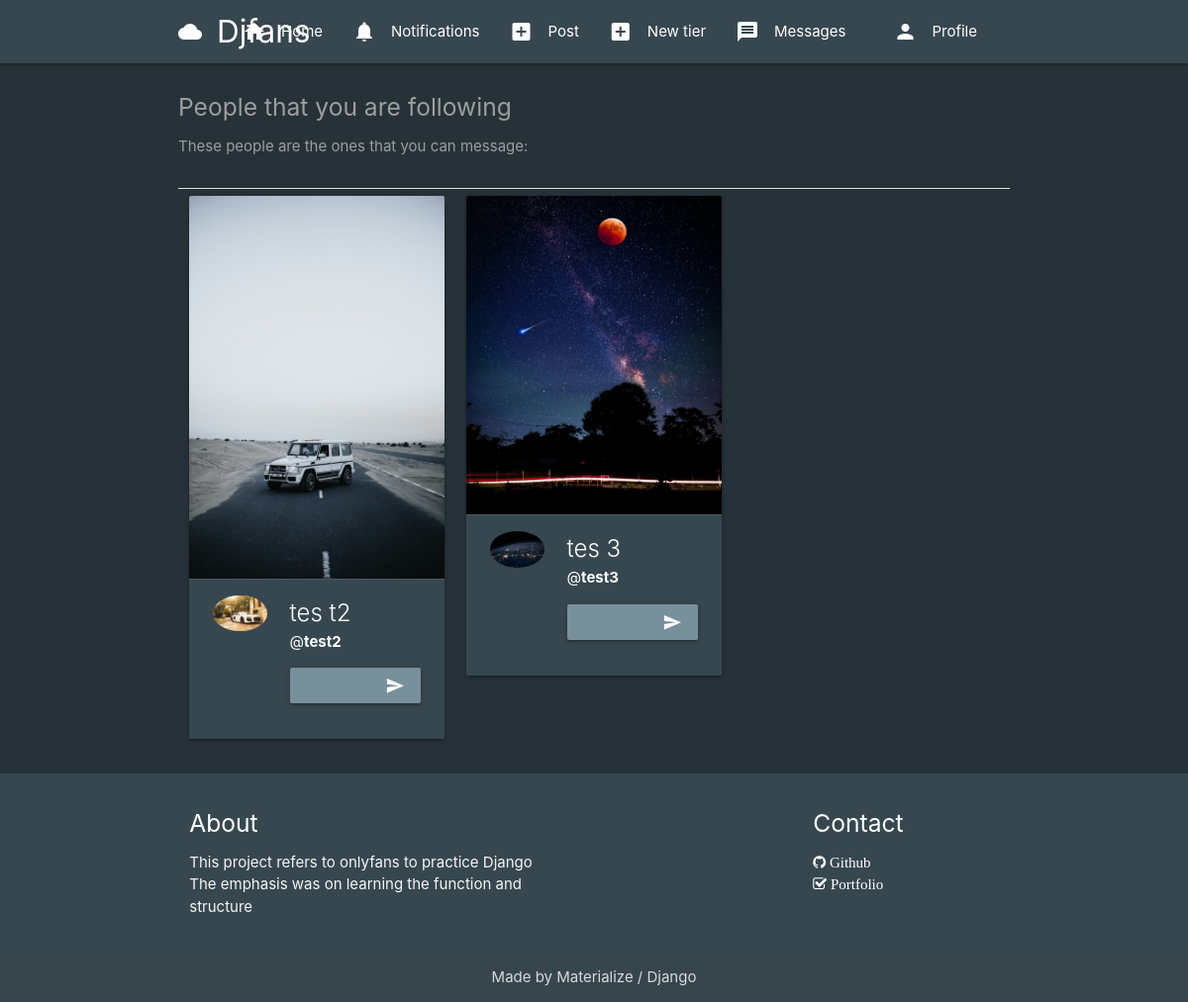
The page /messages/start/ (signed in) on the database its author committed.
### tier/models.py (models this page shows, shortened)
class Subscription(models.Model):
    subscriber = models.ForeignKey(
        User, on_delete=models.CASCADE, related_name='subscriber')
    subscribed = models.ForeignKey(
        User, on_delete=models.CASCADE, related_name='subscribed')
    tier = models.ForeignKey(
        Tier, on_delete=models.CASCADE, related_name='tier')
    date = models.DateTimeField(auto_now_add=True)
    expired = models.BooleanField(default=False)

### authy/models.py (models this page shows, shortened)
class Profile(models.Model):
    user = models.OneToOneField(
        User, on_delete=models.CASCADE, related_name='profile')
    location = models.CharField(max_length=50, null=True, blank=True)
    url = models.CharField(max_length=80, null=True, blank=True)
    profile_info = models.TextField(max_length=150, null=True, blank=True)
    created = models.DateField(auto_now_add=True)
    picture = models.ImageField(
        upload_to=user_directory_path_profile, blank=True, null=True, verbose_name='Picture')
    banner = models.ImageField(
        upload_to=user_directory_path_banner, blank=True, null=True, verbose_name='Banner')

### direct/views.py (the view)
# urls.py: path('start/', PeopleWeCanMessage, name='people-we-can-message'),
@login_required
def PeopleWeCanMessage(request):
    people = Subscription.objects.filter(
        Q(subscriber=request.user) & Q(tier__can_message=True))
    context = {
        'people': people
    }
    return render(request, 'direct/can_message_list.html', context)

### authy/views.py (called while the page is built)
def SideNavInfo(request):
    user = request.user
    nav_profile = None
    fans = None
    follows = None
    if user.is_authenticated:
        nav_profile = Profile.objects.get(user=user)
        fans = Subscription.objects.filter(subscribed=user).count()
        follows = Subscription.objects.filter(subscriber=user).count()
    return {'nav_profile': nav_profile, 'fans': fans, 'follows': follows}

### djfans/templates/direct/can_message_list.html (shortened to what this page needs)
{% extends 'base.html' %}
{% load static %}
{% block content %}
<div class="section grey-text">
  <h5>People that you are following</h5>
  <p>These people are the ones that you can message:</p>
</div>
<div class="divider"></div>
{% for person in people %}
    <div class="col s12 m4">
              <div class="card blue-grey darken-3 white-text">
                <div class="card-image">
                  {% if person.subscribed.profile.banner %}
                    <img src="{{ person.subscribed.profile.banner.url }}">
                  {% else %}
                    <img src="{% static 'img/no_banner.jpg' %}">
                  {% endif %}
                </div>
                <div class="card-action">
                    <div class="row">
                        <div class="col s4">
                        {% if person.subscribed.profile.picture %}
                            <img src="{{ person.subscribed.profile.picture.url }}" class="circle responsive-img">
                          {% else %}
                            <img src="{% static 'img/no_avatar.jpg' %}" class="circle responsive-img">
                          {% endif %}
                        </div>
                        <div class="col s8">
                            <span class="card-title">
                                {{ person.subscribed.first_name }} {{ person.subscribed.last_name }}
                            </span>
                            <br>
                            <span>@<b>{{ person.subscribed.username }}</b></span>
                            <a href="{% url 'new-conversation' person.subscribed.username %}" class="waves-effect waves-light btn blue-grey lighten-1"><i class="material-icons right">send</i>message</a>
                        </div>
                    </div>
                </div>
              </div>
    </div>
{% endfor %}
{% endblock %}

### rows shown on the page
Subscription: subscribed.profile.banner (picture), subscribed.profile.picture (placeholder picture), subscribed.first_name "tes", subscribed.last_name "t2", subscribed.username "test2"
Subscription: subscribed.profile.banner (picture), subscribed.profile.picture (placeholder picture), subscribed.first_name "tes", subscribed.last_name "3", subscribed.username "test3"
